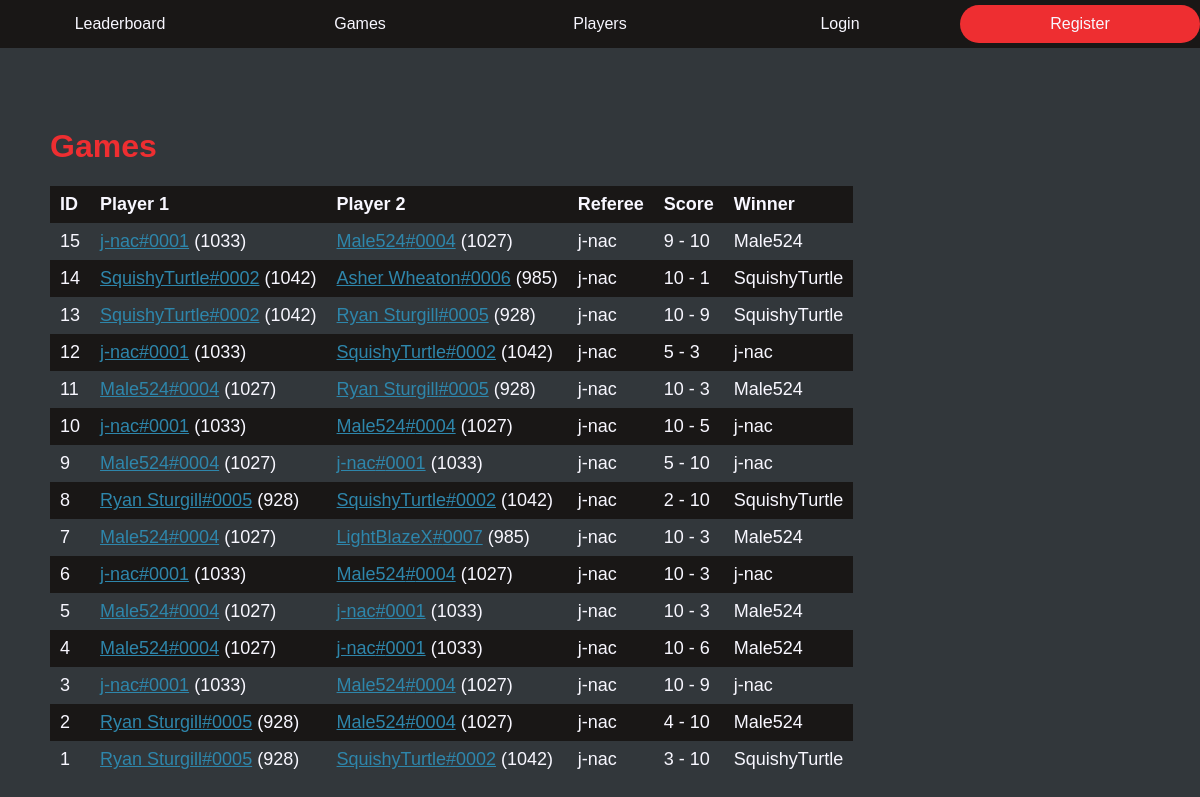
/games, run on the app's committed database.
### flaskapp/models.py (models this page shows, shortened)
class Game(db.Model):
    id = db.Column(db.Integer, primary_key=True)
    verified = db.Column(db.Boolean, default=False, nullable=False)
    player1_score = db.Column(db.Integer, nullable=False, default=0)
    player2_score = db.Column(db.Integer, nullable=False, default=0)
    game_completed = db.Column(db.Boolean, default=False, nullable=False)
    score_pad = db.Column(db.String)
    data_entered_timestamp = db.Column(db.DateTime, nullable=False, default=datetime.now(timezone.utc))
    game_date = db.Column(db.DateTime, nullable=False, default=datetime.now(timezone.utc))
    player1_id = db.Column(db.Integer, db.ForeignKey('user.id'), nullable=False)
    player2_id = db.Column(db.Integer, db.ForeignKey('user.id'), nullable=False)
    referee_id = db.Column(db.Integer, db.ForeignKey('user.id'), nullable=False)
    entered_by_id = db.Column(db.Integer, db.ForeignKey('user.id'), nullable=False)
    tournament_id = db.Column(db.Integer, db.ForeignKey('tournament.id'))
    '''
    Added by Tournament backref:
    - tournament

    Added by User backref:
    - player1
    - player2
    - referee
    '''

class User(UserMixin, db.Model):
    __tablename__ = 'user'
    id = db.Column(db.Integer, primary_key=True)
    username = db.Column(db.String, unique=True, nullable=False)
    display_name = db.Column(db.String, nullable=False)
    _password = db.Column(db.String, nullable=False, default=secrets.token_urlsafe(32)) # Do not directly change the _password property. Use set_password() and check_password()
    email = db.Column(db.String, unique=True, nullable=False)
    email_is_verified = db.Column(db.Boolean, nullable=False, default=False)
    email_confirmed_timestamp = db.Column(db.DateTime)
    firstname = db.Column(db.String, nullable=False)
    lastname = db.Column(db.String, nullable=False)
    elo = db.Column(db.Integer, nullable=False, default=1000)
    account_created_timestamp = db.Column(db.DateTime, nullable=False, default=datetime.now(timezone.utc))
    last_login_timestamp = db.Column(db.DateTime, nullable=False, default=datetime.now(timezone.utc))
    profile_picture = db.Column(db.String)
    description = db.Column(db.Text)
    is_admin = db.Column(db.Boolean, default=False, nullable=False) # Can remove people
    is_verified = db.Column(db.Boolean, default=False, nullable=False) # Can add games
    is_referee = db.Column(db.Boolean, default=False, nullable=False) # Can verify games
    play_count = db.Column(db.Integer, nullable=False, default=0)
    officiate_count = db.Column(db.Integer, nullable=False, default=0)
    '''
    Added by Tournament backref:
    - tournaments_played
    - tournaments_officiated
    '''
    awards = db.relationship('Award', secondary='awardee_award', backref='awardees')
    games_played1 = db.relationship('Game', backref='player1', foreign_keys='Game.player1_id')
    games_played2 = db.relationship('Game', backref='player2', foreign_keys='Game.player2_id')
    games_officiated = db.relationship('Game', backref='referee', foreign_keys='Game.referee_id')
    def set_password(self, password):
        self._password = bcrypt.generate_password_hash(password).decode('utf-8')
        return True
    def check_password(self, password):
        return bcrypt.check_password_hash(self._password, password)

### flaskapp/routes.py (the view)
@app.route('/games')
def games():
    query = db.select(Game).order_by(Game.id.desc())
    games = db.session.execute(query).scalars()
    return render_template('games.html',
    current_user=current_user,
    games=games,)

### flaskapp/templates/games.html (shortened to what this page needs)
{% extends 'base.html' %}
{% block content %}
<h1>Games</h1>
<table>
    <tr>
        <th>ID</th>
        <th>Player 1</th>
        <th>Player 2</th>
        <th>Referee</th>
        <th>Score</th>
        <th>Winner</th>
    </tr>
    {% for game in games %}
        <tr>
            <td>{{ game.id }}</td>
            <td><a href="{{ url_for('profile', id=game.player1.id) }}">{{ game.player1.display_name }}#{{ '%04d' % game.player1.id }}</a> ({{ game.player1.elo|round|int }})</td>
            <td><a href="{{ url_for('profile', id=game.player2.id) }}">{{ game.player2.display_name }}#{{ '%04d' % game.player2.id }}</a> ({{ game.player2.elo|round|int }})</td>
            <td>{{ game.referee.display_name }}</td>
            <td>{{ game.player1_score }} - {{ game.player2_score }}</td>
            <td>{% if game.player1_score > game.player2_score %}
                {{ game.player1.display_name}}
                {% elif game.player1_score < game.player2_score %}
                {{ game.player2.display_name}}
                {% endif %}
            </td>
        </tr>
    {% endfor %}
</table>
{% endblock %}

### flaskapp/static/css/base.css (style rules this page uses)
:root { --background: #32373B; --darker: #191716; --text: #F8F7FF; --primary: #EE2E31; --secondary: #2E86AB; --accent: #FABC2A; }
body { background-color: var(--background); color: var(--text); margin: 0; font-family: sans-serif; }
h1 { color: var(--primary) }
a { color: var(--secondary); }
table { text-align: left; border-collapse: collapse; min-width: 800px; }
th, td { font-size: 18px; padding: 8px 10px; }
tr:nth-child(odd) { background-color: var(--darker); }

### data on the page
Game: id "15", player1.display_name "j-nac", player1.elo "1033", player2.display_name "Male524", player2.elo "1027", referee.display_name "j-nac", player1_score "9", player2_score "10"
User: player1.id "0001", player2.id "0001"
User: player2.id "0004", player1.id "0004"
Game: id "14", player1.display_name "SquishyTurtle", player1.elo "1042", player2.display_name "Asher Wheaton", player2.elo "985", referee.display_name "j-nac", player1_score "10", player2_score "1"
User: player1.id "0002", player2.id "0002"
User: player2.id "0006"
Game: id "13", player1.display_name "SquishyTurtle", player1.elo "1042", player2.display_name "Ryan Sturgill", player2.elo "928", referee.display_name "j-nac", player1_score "10", player2_score "9"
User: player2.id "0005", player1.id "0005"
Game: id "12", player1.display_name "j-nac", player1.elo "1033", player2.display_name "SquishyTurtle", player2.elo "1042", referee.display_name "j-nac", player1_score "5", player2_score "3"
Game: id "11", player1.display_name "Male524", player1.elo "1027", player2.display_name "Ryan Sturgill", player2.elo "928", referee.display_name "j-nac", player1_score "10", player2_score "3"
Game: id "10", player1.display_name "j-nac", player1.elo "1033", player2.display_name "Male524", player2.elo "1027", referee.display_name "j-nac", player1_score "10", player2_score "5"
Game: id "9", player1.display_name "Male524", player1.elo "1027", player2.display_name "j-nac", player2.elo "1033", referee.display_name "j-nac", player1_score "5", player2_score "10"
Game: id "8", player1.display_name "Ryan Sturgill", player1.elo "928", player2.display_name "SquishyTurtle", player2.elo "1042", referee.display_name "j-nac", player1_score "2", player2_score "10"
Game: id "7", player1.display_name "Male524", player1.elo "1027", player2.display_name "LightBlazeX", player2.elo "985", referee.display_name "j-nac", player1_score "10", player2_score "3"
User: player2.id "0007"
Game: id "6", player1.display_name "j-nac", player1.elo "1033", player2.display_name "Male524", player2.elo "1027", referee.display_name "j-nac", player1_score "10", player2_score "3"
Game: id "5", player1.display_name "Male524", player1.elo "1027", player2.display_name "j-nac", player2.elo "1033", referee.display_name "j-nac", player1_score "10", player2_score "3"
Game: id "4", player1.display_name "Male524", player1.elo "1027", player2.display_name "j-nac", player2.elo "1033", referee.display_name "j-nac", player1_score "10", player2_score "6"
Game: id "3", player1.display_name "j-nac", player1.elo "1033", player2.display_name "Male524", player2.elo "1027", referee.display_name "j-nac", player1_score "10", player2_score "9"
Game: id "2", player1.display_name "Ryan Sturgill", player1.elo "928", player2.display_name "Male524", player2.elo "1027", referee.display_name "j-nac", player1_score "4", player2_score "10"
Game: id "1", player1.display_name "Ryan Sturgill", player1.elo "928", player2.display_name "SquishyTurtle", player2.elo "1042", referee.display_name "j-nac", player1_score "3", player2_score "10"
